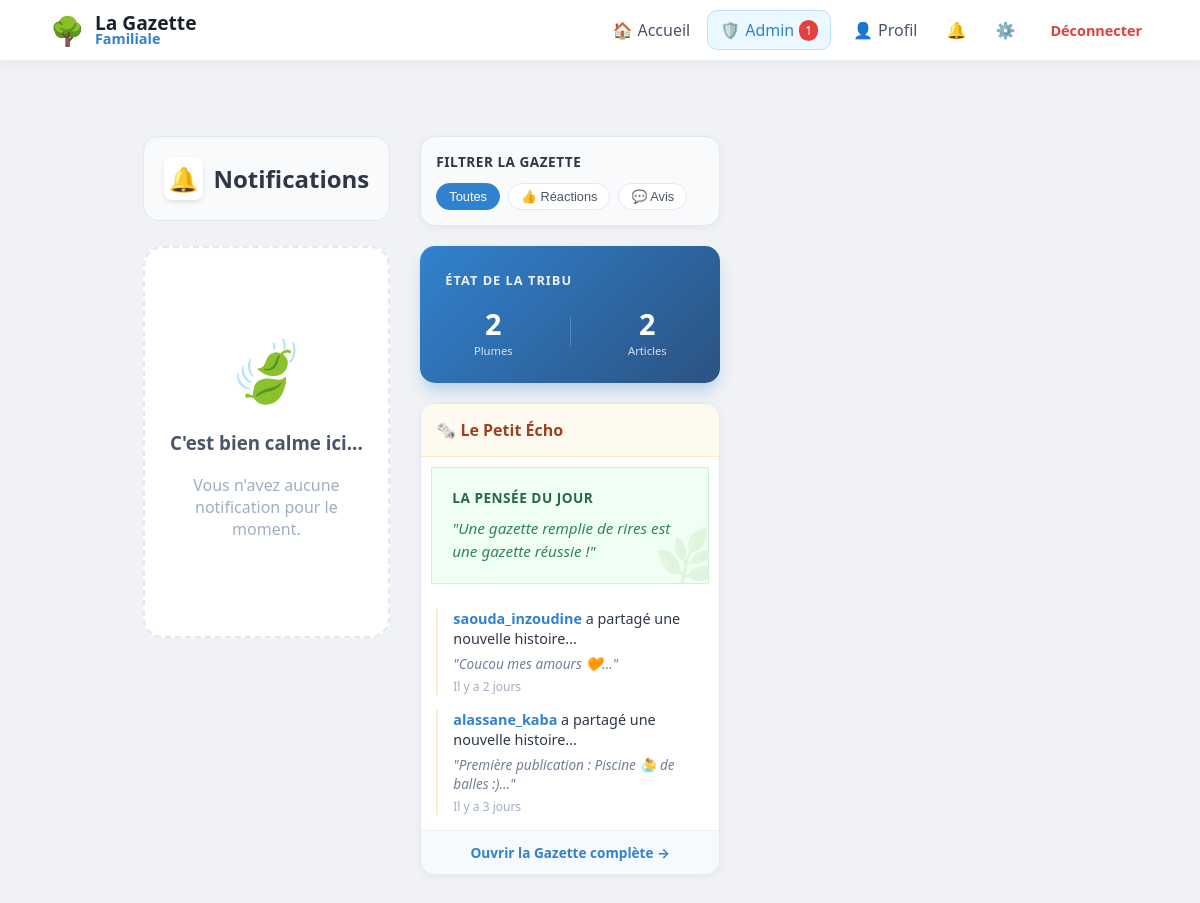
The page /notifications (signed in) on the database as committed earlier.
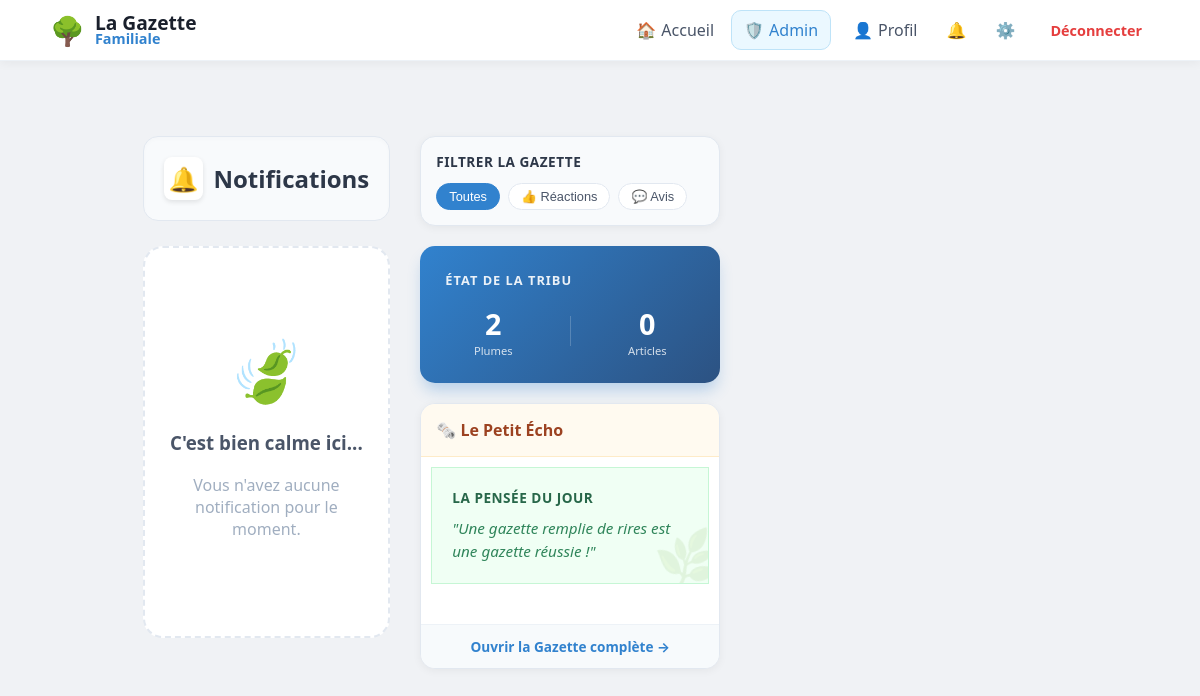
The same page on the database as committed later.
### tables this page shows
CREATE TABLE posts (
                id INTEGER PRIMARY KEY AUTOINCREMENT, 
                username TEXT, 
                content TEXT, 
                likes INTEGER DEFAULT 0, 
                image TEXT,
                created_at DATETIME DEFAULT CURRENT_TIMESTAMP
            );

### app.py (the view)
@app.route("/notifications")
@login_required
def notifications():
    with get_db() as db:
        notifs = db.execute("""
                    SELECT id, sender, message, post_id, comment_id, is_read, created_at
                    FROM notifications
                    WHERE username = ?
                    ORDER BY created_at DESC
                """, (session['user'],)).fetchall()
        recent_activity = db.execute("""
                    SELECT username, content, created_at
                    FROM posts ORDER BY id DESC LIMIT 3
                """).fetchall()
        citations = [
            "La famille, c'est là où la vie commence et où l'amour ne finit jamais.",
            "Chaque souvenir partagé ici est un trésor pour demain.",
            "Une gazette remplie de rires est une gazette réussie !",
            "Petit à petit, la tribu grandit et l'histoire s'écrit.",
            "Le bonheur est fait de petites choses partagées."
        ]
        pensee_du_jour = random.choice(citations)
        db.execute("UPDATE notifications SET is_read = 1 WHERE username = ?", (session["user"],))
        db.commit()
    return render_template("notifications.html", notifs=notifs, recent_activity=recent_activity,
                           pensee_du_jour=pensee_du_jour)

### app.py (called while the page is built)
def get_db():
    db = sqlite3.connect("database.db")
    db.row_factory = sqlite3.Row
    return db

def login_required(f):
    @wraps(f)
    def decorated_function(*args, **kwargs):
        if "user" not in session:
            flash("Veuillez vous connecter pour accéder à cette page.", "info")
            return redirect("/login")
        return f(*args, **kwargs)
    return decorated_function

@app.context_processor
def inject_global_stats():
    stats = {'total_users': 0, 'total_posts': 0}
    if session.get('user'):
        db = get_db()
        u_count = db.execute("SELECT COUNT(*) FROM users WHERE is_approved = 1").fetchone()[0]
        p_count = db.execute("SELECT COUNT(*) FROM posts").fetchone()[0]
        stats = {'total_users': u_count, 'total_posts': p_count}
    return stats

@app.context_processor
def inject_pending_count():
    if session.get('is_admin'):
        db = get_db()
        count = db.execute("SELECT COUNT(*) as total FROM users WHERE is_approved = 0").fetchone()
        return {'pending_count': count['total']}
    return {'pending_count': 0}

### templates/notifications.html (shortened to what the changed rows need)
{% extends "base.html" %}
{% block content %}
<div style="display: grid; grid-template-columns: 1fr 300px; gap: 30px; max-width: 1100px; margin: 30px auto; padding: 0 20px;">
    <div>
        <div style="display: flex; justify-content: space-between; align-items: center; margin-bottom: 25px; background: #f8fafc; padding: 20px; border-radius: 15px; border: 1px solid #e2e8f0; box-shadow: inset 0 2px 4px rgba(0,0,0,0.02);">
            <h2 style="margin: 0; color: #2d3748; font-size: 1.5em; display: flex; align-items: center; gap: 10px;">
                <span style="background: white; padding: 5px; border-radius: 8px; box-shadow: 0 2px 5px rgba(0,0,0,0.1);">🔔</span>
                Notifications
            </h2>
        </div>
    </div>
    <aside>
        <div class="post-card" style="background: linear-gradient(135deg, #3182ce, #2c5282); color: white; border: none; padding: 25px; box-shadow: 0 10px 15px -3px rgba(49, 130, 206, 0.3); margin-bottom: 20px;">
            <div style="display: flex; justify-content: space-around; align-items: center;">
                <div style="text-align: center;">
                    <div style="font-size: 1.8em; font-weight: 800;">{{ total_posts }}</div>
                    <div style="font-size: 0.7em; opacity: 0.8;">Articles</div>
                </div>
            </div>
        </div>
        <div class="post-card" style="padding: 0; overflow: hidden; border: 1px solid #e2e8f0;">
            <div style="padding: 15px; display: flex; flex-direction: column; gap: 15px;">
                {% for act in recent_activity %}
                <div class="echo-item" style="position: relative; padding-left: 15px; border-left: 2px solid #feebc8;">
                    <p style="margin: 0; font-size: 0.9em; color: #2d3748; line-height: 1.4;">
                        <strong style="color: #3182ce;">{{ act['username'] }}</strong> a partagé une nouvelle histoire...
                    </p>
                    <p style="margin: 5px 0 0 0; font-style: italic; color: #718096; font-size: 0.85em;">"{{ act['content'][:60] }}..."</p>
                    <small style="color: #a0aec0; font-size: 0.75em; display: block; margin-top: 5px;">{{ act['created_at']|relative_time }}</small>
                </div>
                {% endfor %}
            </div>
        </div>
    </aside>
</div>
{% endblock %}

Rows that differ between the two databases and show on the page:
removed posts: username "saouda_inzoudine", content "Coucou mes amours 🧡", created_at|relative_time "Il y a 2 jours"
removed posts: username "alassane_kaba", content "Première publication : Piscine 🤽‍♂️ de balles :)", created_at|relative_time "Il y a 3 jours"
Other text that changed with them:
{{ total_posts }}: "2" → "0"
{{ pending_count }}: "1" → (not shown)
